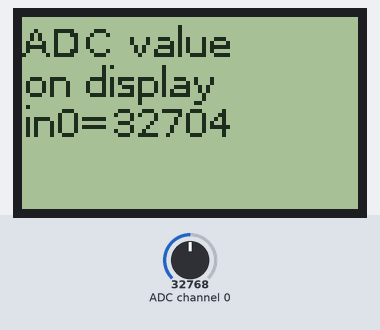
This program was run on a simulated Raspberry Pi (BCM pin numbers). Parts: 84×48 one-colour display. The inputs (shaded band) are chosen by the test bench; at power-on: ADC channel 0 = 32768 (analog values on the 0–65535 scale).

Above: at 1.2 s.
1.3 s: ADC channel 0 set to 45874
At 2.9 s:
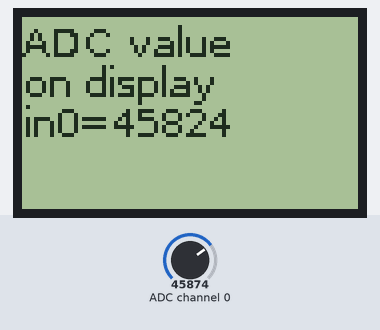
4.6 s: ADC channel 0 set to 57670
At 6.1 s:
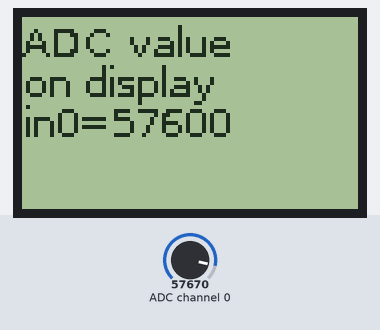
7.8 s: ADC channel 0 set to 65535
At 9.2 s:
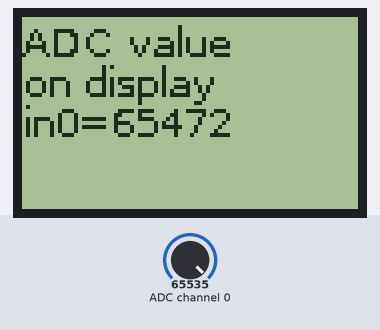
Timing chart, 0 to 10.8 s (numbered marks = the images above; inputs shaded):
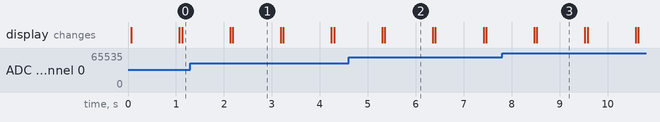

The program:

Ex1.py
```python
import board
import busio
import digitalio
from PIL import Image, ImageDraw, ImageFont
import adafruit_pcd8544
import adafruit_mcp3xxx.mcp3008
from adafruit_mcp3xxx.analog_in import AnalogIn
import time

spi = busio.SPI(board.SCK, MOSI=board.MOSI)
dc = digitalio.DigitalInOut(board.D6)
cs = digitalio.DigitalInOut(board.CE1)
reset = digitalio.DigitalInOut(board.D5)

potentiometer_spi = busio.SPI(board.SCK, MOSI=board.MOSI, MISO=board.MISO)
potentiometer_cs = digitalio.DigitalInOut(board.CE0)

mcp = adafruit_mcp3xxx.mcp3008.MCP3008(potentiometer_spi, potentiometer_cs)
mcp_channel = AnalogIn(mcp, adafruit_mcp3xxx.mcp3008.P0)

display = adafruit_pcd8544.PCD8544(spi, dc, cs, reset)

FONTSIZE = 10

display.bias = 5
display.contrast = 50

image = Image.new("1", (display.width, display.height))
draw = ImageDraw.Draw(image)
font = ImageFont.truetype("/usr/share/fonts/truetype/dejavu/DejaVuSans.ttf", FONTSIZE)

while True:
    draw.rectangle((0, 0, display.width, display.height), outline=0, fill=0)

    potentiometer_value = mcp_channel.value
    draw.text((0, 0), "ADC value", font=font, fill=255)
    draw.text((0, 10), "on display", font=font, fill=255)
    draw.text((0, 20), "in0=" + str(potentiometer_value), font=font, fill=255)

    display.fill(0)
    display.show()

    display.image(image)
    display.show()

    time.sleep(1)
```

Measured:
- after the input at 1.3 s, the display: first differs from a run without the input after 0.88 s (image 1)
- after the input at 4.6 s, the display: first differs from a run without the input after 0.75 s (image 2)
- after the input at 7.8 s, the display: first differs from a run without the input after 0.72 s (image 3)
- what the display in image 1 shows lasts 1.0 s, from 2.2 s to 3.2 s
